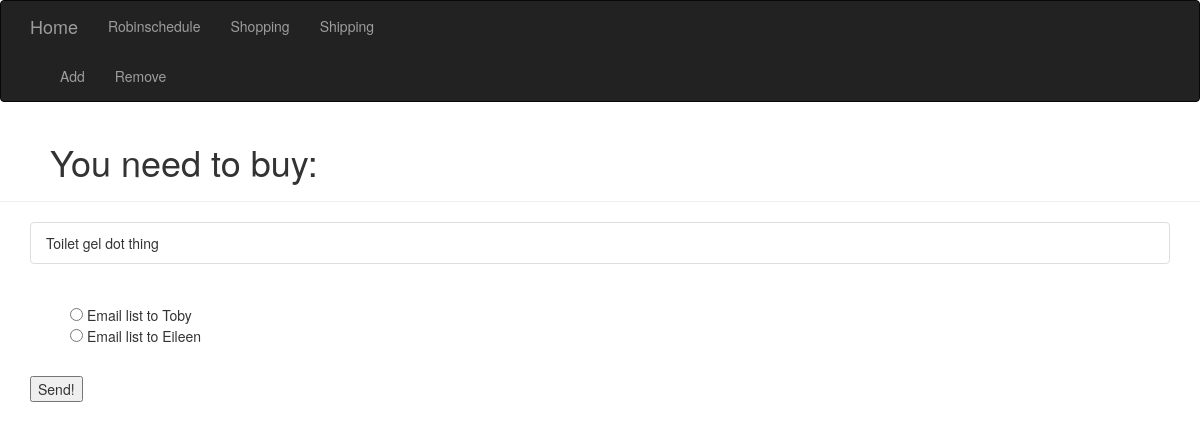
/shopping, run on an earlier commit of the app's database.
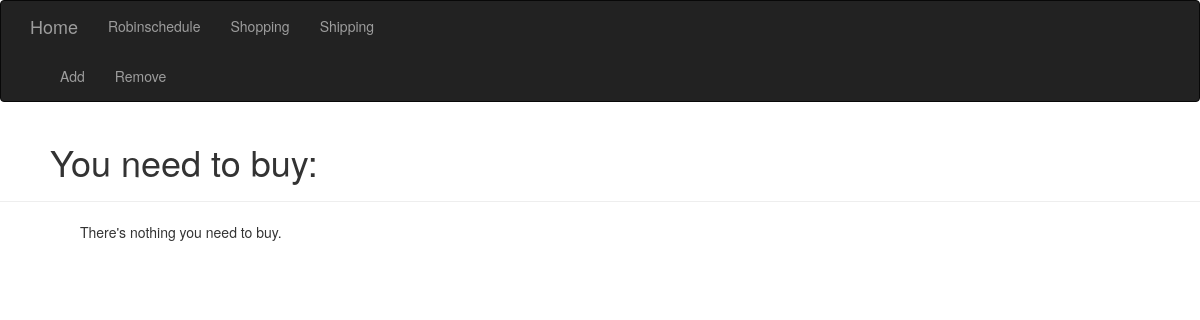
And on a later commit of the database.
### homeSite.py (models this page shows, shortened)
class Grocery(db.Model):
    __tablename__ = 'groceries'
    id = db.Column(db.Integer, primary_key=True)
    itemName = db.Column(db.String(64), unique=True)
    quantity = db.Column(db.Integer) #Setting quantity to optional so 'rice' doesn't need a quantity
    def __str__(self):
        if self.quantity:
            return f'{self.itemName} x {self.quantity}'
        else:
            return f'{self.itemName}'

### homeSite.py (the view, shortened to what this page needs)
@app.route('/shopping', methods=['GET', 'POST'])
def shopping():
    shoppingItems = Grocery.query.all()
    recipientEmailAddress = None
    return render_template('shopping.html', items=shoppingItems)

### templates/shopping.html (shortened to what this page needs)
{% extends "base.html" %}
{% block subnav %}
<div class="navbar-collapse collapse">
    <ul class="nav navbar-nav">
        <li><a href="/shopping/add">Add</a></li>
        <li><a href="/shopping/remove">Remove</a></li>
    </ul>
</div>
{% endblock %}
{% block content %}
<div class="page-header" style="padding-left: 50px;">
    <h1>You need to buy:</h1>
</div>
<div class="container">
    {% if items %}
    <ul class="list-group">
        {% for item in items %}
            <li class="list-group-item">{{item}}</li>
        {% endfor %}
    </ul>
    <br/>
    <form method="POST">
        <ul style="list-style-type:none">
            <li><input type='radio' name="emailRecipient" value="Toby"> Email list to Toby</input></li>
            <li><input type='radio' name="emailRecipient" value="Eileen"> Email list to Eileen</input></li>
        </ul>
            <br />
            <button type="submit" >Send!</button>
    </form>
    {% else %}
        <div class="list-group-heading" style="padding-left: 50px;">
            There's nothing you need to buy.
        </div>
    {% endif %}
</div>
{% endblock %}

What changed in the data, as far as the page shows it:
removed Grocery: quantity+itemName "Toilet gel dot thing"
Also different on the page:
form field emailRecipient: "☐" → (not shown)
text no longer shown: "Email list to Toby Email list to Eileen Send!"
text now shown: "There's nothing you need to buy."
